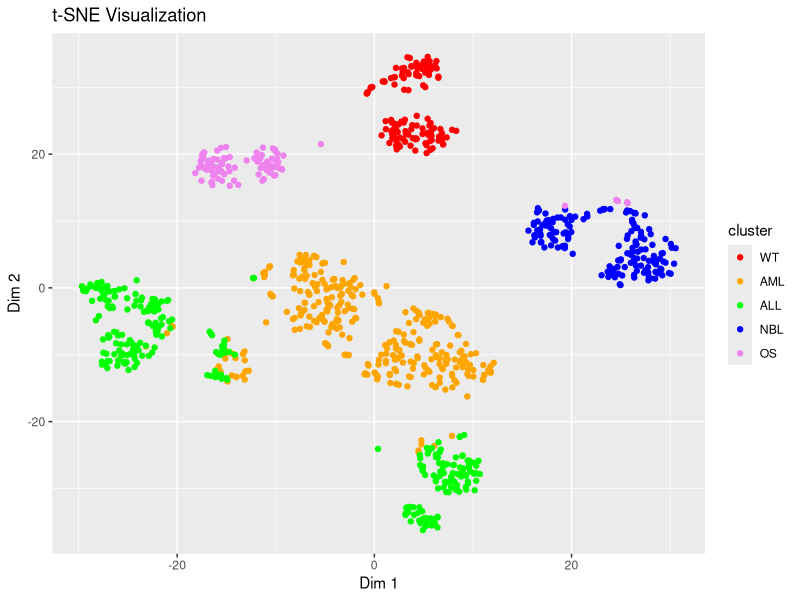
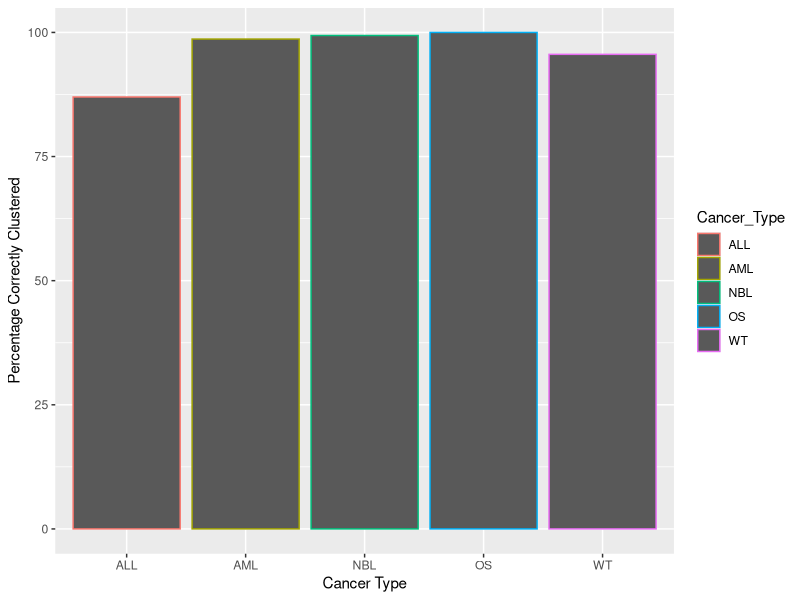

Here is the R script that generated these plots, in order:
library("tidyverse")
library("pheatmap")
cancer_counts=read.csv("pediatric_cancers_filtered_count.csv", header=TRUE)
cancer_counts_full=cancer_counts
cancer_counts=cancer_counts[-526,]

#Add prior count, log 2 transform, and scale the data
cancer_counts[, 2:987]=(apply(cancer_counts[, 2:987], 2, as.numeric))
cancer_counts[, 2:987]=cancer_counts[, 2:987]+0.5
cancer_counts[,2:987]=log2(cancer_counts[,2:987])
cancer_counts[,2:987]=scale(cancer_counts[,2:987])
cancer_counts=rbind(cancer_counts, cancer_counts_full[526,])

#Transpose and label the columns
cancer_counts_t=setNames(data.frame(t(cancer_counts[,-1])), cancer_counts[,1]) 

#Perform k-means and arrange by cluster
set.seed(43)
clusters=kmeans(cancer_counts_t[,1:525],centers=5)
cancer_counts_t=cbind(cancer_counts_t, clusters$cluster)
cancer_counts_t=arrange(cancer_counts_t, clusters$cluster)
cancer_counts_t[, 1:525]=(apply(cancer_counts_t[, 1:525], 2, as.numeric))

#Perform t-SNE and plot using ggplot2
library(Rtsne)
library(ggplot2)
set.seed(66)
Rtsne_out=Rtsne(cancer_counts_t[,1:525])
plotdf=data.frame(x = Rtsne_out$Y[,1], y = Rtsne_out$Y[,2], cluster = cancer_counts_t$`clusters$cluster`)
plotdf$cluster= as.character(plotdf$cluster)
plot=ggplot(plotdf) + geom_point(aes(x=x, y=y, color=cluster,)) +
  scale_color_manual(values=c("red", "orange", "green", "blue", "violet"),
                     labels=c("WT", "AML", "ALL", "NBL", "OS"))+
  labs(title="t-SNE Visualization", x="Dim 1", y="Dim 2")

#Create a df with cancer type and cluster it was assigned to
cluster_type=cancer_counts_t[,526:527]
colnames(cluster_type)=c("Cancer_Type", "Cluster")

#Create a column with counts
cluster_counts=group_by(cluster_type, Cancer_Type, Cluster)
cluster_counts=summarize(cluster_counts, count=n())
cluster_counts=ungroup(cluster_counts)

#Create a df that shows which cluster each cancer type most coincides with
maximum=group_by(cluster_counts, Cancer_Type)
maximum=slice(maximum, which.max(count))
maximum=ungroup(maximum)

#Total number of patients with each cancer type
count_total=group_by(cluster_type, Cancer_Type)
count_total=summarize(count_total, total_count = n())
count_total=ungroup(count_total)

#Merge data frames, add percentage properly clustered to the data frame
results=merge(maximum, count_total, by = "Cancer_Type")
results=mutate(results, Percentage = count / total_count * 100)

#Plot results using ggplot2
plot2=ggplot(results, aes(x = Cancer_Type, y = Percentage, color=Cancer_Type)) +
  geom_bar(stat = "identity") + 
  labs(x = "Cancer Type", y = "Percentage Correctly Clustered")
